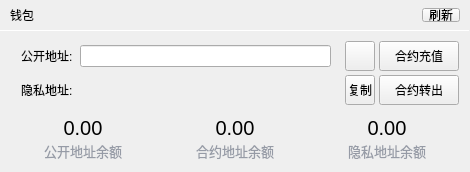
          <widget class="QWidget" name="privacyWalletWidget" native="true">
           <property name="sizePolicy">
            <sizepolicy hsizetype="Preferred" vsizetype="Preferred">
             <horstretch>0</horstretch>
             <verstretch>0</verstretch>
            </sizepolicy>
           </property>
           <property name="minimumSize">
            <size>
             <width>470</width>
             <height>0</height>
            </size>
           </property>
           <property name="maximumSize">
            <size>
             <width>16777215</width>
             <height>16777215</height>
            </size>
           </property>
           <property name="styleSheet">
            <string notr="true"/>
           </property>
           <layout class="QVBoxLayout" name="verticalLayout_5">
            <property name="spacing">
             <number>0</number>
            </property>
            <property name="leftMargin">
             <number>0</number>
            </property>
            <property name="topMargin">
             <number>0</number>
            </property>
            <property name="rightMargin">
             <number>0</number>
            </property>
            <property name="bottomMargin">
             <number>0</number>
            </property>
            <item>
             <widget class="QWidget" name="Widget0_0" native="true">
              <property name="minimumSize">
               <size>
                <width>0</width>
                <height>30</height>
               </size>
              </property>
              <property name="maximumSize">
               <size>
                <width>16777215</width>
                <height>30</height>
               </size>
              </property>
              <layout class="QHBoxLayout" name="horizontalLayout_4">
               <property name="sizeConstraint">
                <enum>QLayout::SetDefaultConstraint</enum>
               </property>
               <property name="leftMargin">
                <number>10</number>
               </property>
               <property name="topMargin">
                <number>8</number>
               </property>
               <property name="rightMargin">
                <number>10</number>
               </property>
               <property name="bottomMargin">
                <number>8</number>
               </property>
               <item>
                <widget class="QLabel" name="label_5">
                 <property name="minimumSize">
                  <size>
                   <width>0</width>
                   <height>1</height>
                  </size>
                 </property>
                 <property name="font">
                  <font>
                   <family>Arial</family>
                   <weight>50</weight>
                   <bold>false</bold>
                  </font>
                 </property>
                 <property name="text">
                  <string>钱包</string>
                 </property>
                </widget>
               </item>
               <item>
                <widget class="QToolButton" name="refreshBtn">
                 <property name="text">
                  <string>刷新</string>
                 </property>
                </widget>
               </item>
              </layout>
             </widget>
            </item>
            <item>
             <widget class="Line" name="line1px">
              <property name="minimumSize">
               <size>
                <width>0</width>
                <height>1</height>
               </size>
              </property>
              <property name="maximumSize">
               <size>
                <width>16777215</width>
                <height>1</height>
               </size>
              </property>
              <property name="styleSheet">
               <string notr="true"/>
              </property>
              <property name="orientation">
               <enum>Qt::Horizontal</enum>
              </property>
             </widget>
            </item>
            <item>
             <widget class="QWidget" name="Widget0_1" native="true">
              <property name="minimumSize">
               <size>
                <width>0</width>
                <height>84</height>
               </size>
              </property>
              <property name="maximumSize">
               <size>
                <width>16777215</width>
                <height>84</height>
               </size>
              </property>
              <layout class="QVBoxLayout" name="verticalLayout_8">
               <property name="spacing">
                <number>4</number>
               </property>
               <property name="leftMargin">
                <number>11</number>
               </property>
               <property name="topMargin">
                <number>10</number>
               </property>
               <property name="rightMargin">
                <number>11</number>
               </property>
               <property name="bottomMargin">
                <number>10</number>
               </property>
               <item>
                <layout class="QHBoxLayout" name="horizontalLayout_7">
                 <property name="spacing">
                  <number>4</number>
                 </property>
                 <property name="leftMargin">
                  <number>0</number>
                 </property>
                 <property name="topMargin">
                  <number>0</number>
                 </property>
                 <property name="rightMargin">
                  <number>0</number>
                 </property>
                 <item>
                  <widget class="QWidget" name="selectWidget" native="true">
                   <layout class="QHBoxLayout" name="horizontalLayout_12">
                    <property name="spacing">
                     <number>4</number>
                    </property>
                    <property name="leftMargin">
                     <number>10</number>
                    </property>
                    <property name="topMargin">
                     <number>0</number>
                    </property>
                    <property name="rightMargin">
                     <number>10</number>
                    </property>
                    <property name="bottomMargin">
                     <number>0</number>
                    </property>
                    <item>
                     <widget class="QLabel" name="label">
                      <property name="maximumSize">
                       <size>
                        <width>60</width>
                        <height>16777215</height>
                       </size>
                      </property>
                      <property name="text">
                       <string>公开地址: </string>
                      </property>
                     </widget>
                    </item>
                    <item>
                     <widget class="QLineEdit" name="addrEdit"/>
                    </item>
                   </layout>
                  </widget>
                 </item>
                 <item>
                  <widget class="QToolButton" name="selectBtn">
                   <property name="minimumSize">
                    <size>
                     <width>30</width>
                     <height>30</height>
                    </size>
                   </property>
                   <property name="maximumSize">
                    <size>
                     <width>30</width>
                     <height>30</height>
                    </size>
                   </property>
                   <property name="styleSheet">
                    <string notr="true">QPushButton{ background-color: #2c2c2c;border-radius: 4px;border: none;width: 30px; height: 30px;}</string>
                   </property>
                   <property name="text">
                    <string/>
                   </property>
                   <property name="shortcut">
                    <string/>
                   </property>
                  </widget>
                 </item>
                 <item>
                  <widget class="QPushButton" name="rollInBtn">
                   <property name="minimumSize">
                    <size>
                     <width>80</width>
                     <height>30</height>
                    </size>
                   </property>
                   <property name="maximumSize">
                    <size>
                     <width>80</width>
                     <height>30</height>
                    </size>
                   </property>
                   <property name="text">
                    <string>合约充值</string>
                   </property>
                  </widget>
                 </item>
                </layout>
               </item>
               <item>
                <layout class="QHBoxLayout" name="horizontalLayout_11">
                 <property name="spacing">
                  <number>4</number>
                 </property>
                 <property name="leftMargin">
                  <number>10</number>
                 </property>
                 <item>
                  <widget class="QLabel" name="label_3">
                   <property name="minimumSize">
                    <size>
                     <width>0</width>
                     <height>0</height>
                    </size>
                   </property>
                   <property name="maximumSize">
                    <size>
                     <width>60</width>
                     <height>16777215</height>
                    </size>
                   </property>
                   <property name="text">
                    <string>隐私地址: </string>
                   </property>
                  </widget>
                 </item>
                 <item>
                  <widget class="QLabel" name="PrivacyAddrLabel">
                   <property name="text">
                    <string/>
                   </property>
                  </widget>
                 </item>
                 <item>
                  <widget class="QToolButton" name="copyBtn">
                   <property name="minimumSize">
                    <size>
                     <width>0</width>
                     <height>30</height>
                    </size>
                   </property>
                   <property name="maximumSize">
                    <size>
                     <width>30</width>
                     <height>30</height>
                    </size>
                   </property>
                   <property name="text">
                    <string>复制</string>
                   </property>
                  </widget>
                 </item>
                 <item>
                  <widget class="QPushButton" name="rollOutBtn">
                   <property name="minimumSize">
                    <size>
                     <width>80</width>
                     <height>30</height>
                    </size>
                   </property>
                   <property name="maximumSize">
                    <size>
                     <width>80</width>
                     <height>30</height>
                    </size>
                   </property>
                   <property name="text">
                    <string>合约转出</string>
                   </property>
                  </widget>
                 </item>
                </layout>
               </item>
              </layout>
             </widget>
            </item>
            <item>
             <widget class="QWidget" name="Widget0_2" native="true">
              <property name="enabled">
               <bool>true</bool>
              </property>
              <property name="minimumSize">
               <size>
                <width>0</width>
                <height>0</height>
               </size>
              </property>
              <property name="maximumSize">
               <size>
                <width>16777214</width>
                <height>16777214</height>
               </size>
              </property>
              <layout class="QHBoxLayout" name="horizontalLayout_5">
               <property name="leftMargin">
                <number>10</number>
               </property>
               <property name="topMargin">
                <number>0</number>
               </property>
               <property name="rightMargin">
                <number>10</number>
               </property>
               <property name="bottomMargin">
                <number>10</number>
               </property>
               <item>
                <widget class="QWidget" name="BalanceWidget" native="true">
                 <layout class="QVBoxLayout" name="verticalLayout_11">
                  <property name="spacing">
                   <number>1</number>
                  </property>
                  <property name="leftMargin">
                   <number>1</number>
                  </property>
                  <property name="topMargin">
                   <number>1</number>
                  </property>
                  <property name="rightMargin">
                   <number>1</number>
                  </property>
                  <property name="bottomMargin">
                   <number>1</number>
                  </property>
                  <item>
                   <widget class="QLabel" name="labelBalance">
                    <property name="font">
                     <font>
                      <pointsize>15</pointsize>
                      <weight>50</weight>
                      <italic>false</italic>
                      <bold>false</bold>
                     </font>
                    </property>
                    <property name="cursor">
                     <cursorShape>IBeamCursor</cursorShape>
                    </property>
                    <property name="toolTip">
                     <string>Your current spendable balance</string>
                    </property>
                    <property name="styleSheet">
                     <string notr="true">QLabel { font: 15pt;}</string>
                    </property>
                    <property name="text">
                     <string notr="true">0.00</string>
                    </property>
                    <property name="alignment">
                     <set>Qt::AlignCenter</set>
                    </property>
                    <property name="textInteractionFlags">
                     <set>Qt::LinksAccessibleByMouse</set>
                    </property>
                   </widget>
                  </item>
                  <item>
                   <widget class="QLabel" name="label_Balance_text">
                    <property name="font">
                     <font>
                      <pointsize>10</pointsize>
                      <weight>50</weight>
                      <italic>false</italic>
                      <bold>false</bold>
                     </font>
                    </property>
                    <property name="styleSheet">
                     <string notr="true">QLabel { color: #969BA6; font: 10pt;}</string>
                    </property>
                    <property name="text">
                     <string>公开地址余额</string>
                    </property>
                    <property name="alignment">
                     <set>Qt::AlignCenter</set>
                    </property>
                   </widget>
                  </item>
                 </layout>
                </widget>
               </item>
               <item>
                <widget class="QWidget" name="ContractWidget" native="true">
                 <layout class="QVBoxLayout" name="verticalLayout_11">
                  <property name="spacing">
                   <number>1</number>
                  </property>
                  <property name="leftMargin">
                   <number>1</number>
                  </property>
                  <property name="topMargin">
                   <number>1</number>
                  </property>
                  <property name="rightMargin">
                   <number>1</number>
                  </property>
                  <property name="bottomMargin">
                   <number>1</number>
                  </property>
                  <item>
                   <widget class="QLabel" name="labelContract">
                    <property name="font">
                     <font>
                      <pointsize>15</pointsize>
                      <weight>50</weight>
                      <italic>false</italic>
                      <bold>false</bold>
                     </font>
                    </property>
                    <property name="cursor">
                     <cursorShape>IBeamCursor</cursorShape>
                    </property>
                    <property name="toolTip">
                     <string>Your current spendable balance</string>
                    </property>
                    <property name="styleSheet">
                     <string notr="true">QLabel { font: 15pt;}</string>
                    </property>
                    <property name="text">
                     <string notr="true">0.00</string>
                    </property>
                    <property name="alignment">
                     <set>Qt::AlignCenter</set>
                    </property>
                    <property name="textInteractionFlags">
                     <set>Qt::LinksAccessibleByMouse</set>
                    </property>
                   </widget>
                  </item>
                  <item>
                   <widget class="QLabel" name="label_Contract_text">
                    <property name="font">
                     <font>
                      <pointsize>10</pointsize>
                      <weight>50</weight>
                      <italic>false</italic>
                      <bold>false</bold>
                     </font>
                    </property>
                    <property name="styleSheet">
                     <string notr="true">QLabel { color: #969BA6; font: 10pt;}</string>
                    </property>
                    <property name="text">
                     <string>合约地址余额</string>
                    </property>
                    <property name="alignment">
                     <set>Qt::AlignCenter</set>
                    </property>
                   </widget>
                  </item>
                 </layout>
                </widget>
               </item>
               <item>
                <widget class="QWidget" name="PrivacyWidget" native="true">
                 <layout class="QVBoxLayout" name="verticalLayout_9">
                  <property name="spacing">
                   <number>1</number>
                  </property>
                  <property name="leftMargin">
                   <number>1</number>
                  </property>
                  <property name="topMargin">
                   <number>1</number>
                  </property>
                  <property name="rightMargin">
                   <number>1</number>
                  </property>
                  <property name="bottomMargin">
                   <number>1</number>
                  </property>
                  <item>
                   <widget class="QLabel" name="labelPrivacy">
                    <property name="font">
                     <font>
                      <pointsize>15</pointsize>
                      <weight>50</weight>
                      <italic>false</italic>
                      <bold>false</bold>
                     </font>
                    </property>
                    <property name="cursor">
                     <cursorShape>IBeamCursor</cursorShape>
                    </property>
                    <property name="toolTip">
                     <string>Total of transactions that have yet to be confirmed, and do not yet count toward the current balance</string>
                    </property>
                    <property name="styleSheet">
                     <string notr="true">QLabel { font: 15pt;}</string>
                    </property>
                    <property name="text">
                     <string notr="true">0.00</string>
                    </property>
                    <property name="alignment">
                     <set>Qt::AlignCenter</set>
                    </property>
                    <property name="textInteractionFlags">
                     <set>Qt::LinksAccessibleByMouse</set>
                    </property>
                   </widget>
                  </item>
                  <item>
                   <widget class="QLabel" name="label_Privacy_text">
                    <property name="font">
                     <font>
                      <pointsize>10</pointsize>
                      <weight>50</weight>
                      <italic>false</italic>
                      <bold>false</bold>
                     </font>
                    </property>
                    <property name="styleSheet">
                     <string notr="true">QLabel { color: #969BA6; font: 10pt;}</string>
                    </property>
                    <property name="text">
                     <string>隐私地址余额</string>
                    </property>
                    <property name="alignment">
                     <set>Qt::AlignCenter</set>
                    </property>
                   </widget>
                  </item>
                 </layout>
                </widget>
               </item>
              </layout>
             </widget>
            </item>
           </layout>
          </widget>
